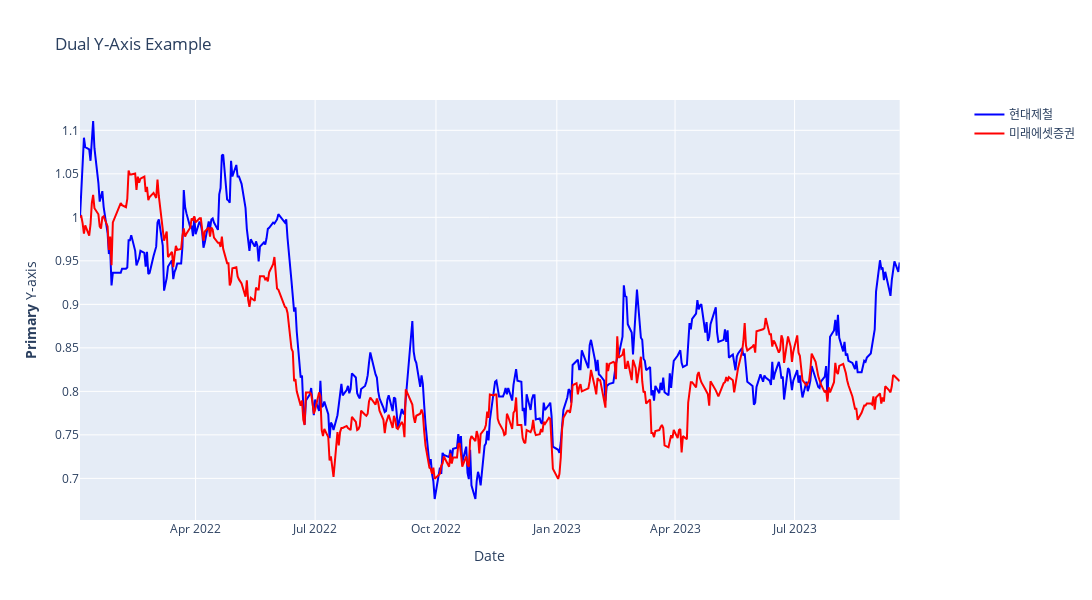

Notebook cell for this chart:
### Code cell
import plotly.express as px
import plotly.graph_objects as go
from plotly.subplots import make_subplots

x = df_combi.index
# y1 = df_close['005930']
# y2 = df_clise [#df_combi[combi_array[1]]]

y1 = df_combi[combi_array[0]]
y2 = df_combi[combi_array[1]]

name1 = code_name_dict[combi_array[0]]
name2 = code_name_dict[combi_array[1]]

# Create figure with secondary y-axis
fig = make_subplots(specs=[[{"secondary_y": True}]])

# Add traces
fig.add_trace(
    go.Scatter(x=x, y=y1 / y1.iloc[0], name=name1, line=dict(color='blue')),
    secondary_y=False,  # False to use the left y-axis
)

fig.add_trace(
    go.Scatter(x=x, y=y2/y2.iloc[0], name=name2, line=dict(color='red')),
    secondary_y=False,  # True to use the right y-axis
)

# fig.add_trace(
#     go.Scatter(x=x, y=zscore, name='calculated', line=dict(color='green')),
#     secondary_y=True,  # True to use the right y-axis
# )

# Add figure title
fig.update_layout(
    title_text="Dual Y-Axis Example",
    width=1200,  # Set the width of the figure (in pixels)
    height=600  # Optional: you can also set the height
)

# Set x-axis title
fig.update_xaxes(title_text="Date")

# Set y-axes titles
fig.update_yaxes(title_text="<b>Primary</b> Y-axis", secondary_y=False)
fig.update_yaxes(title_text="<b>Secondary</b> Y-axis", secondary_y=True)

# Show the plot
fig.show()

### Figure 1 — Plotly figure (JSON) as saved in the notebook; plotly's stock layout.template omitted (floating-point values rounded to 4 significant figures; data arrays with more than 128 entries replaced by an {"elided": "..."} marker saying what was removed)
{"data": [{"line": {"color": "blue"}, "name": "현대제철", "type": "scatter", "x": {"elided": "425 str values"}, "xaxis": "x", "y": {"elided": "425 float values"}, "yaxis": "y"}, {"line": {"color": "red"}, "name": "미래에셋증권", "type": "scatter", "x": {"elided": "425 str values"}, "xaxis": "x", "y": {"elided": "425 float values"}, "yaxis": "y"}], "layout": {"height": 600, "title": {"text": "Dual Y-Axis Example"}, "width": 1200, "xaxis": {"anchor": "y", "domain": [0, 0.94], "title": {"text": "Date"}}, "yaxis": {"anchor": "x", "domain": [0, 1], "title": {"text": "<b>Primary</b> Y-axis"}}, "yaxis2": {"anchor": "x", "overlaying": "y", "side": "right", "title": {"text": "<b>Secondary</b> Y-axis"}}}}
